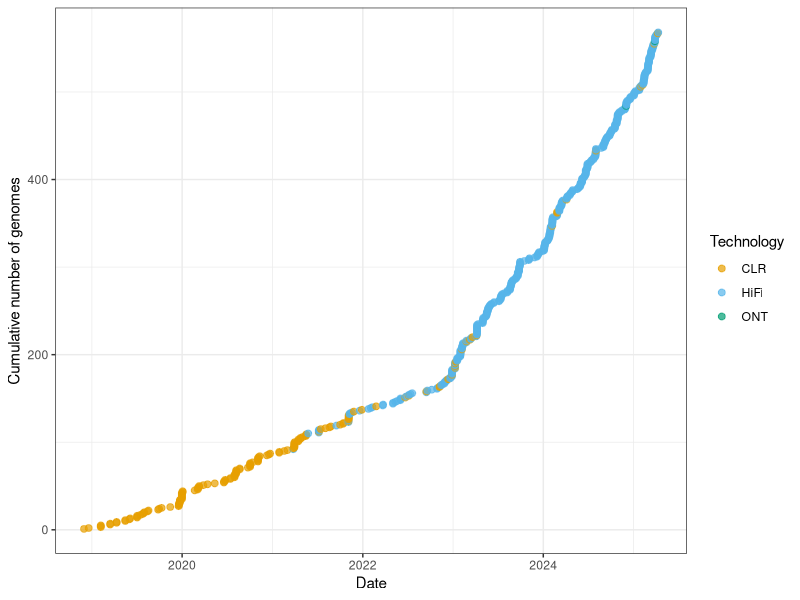
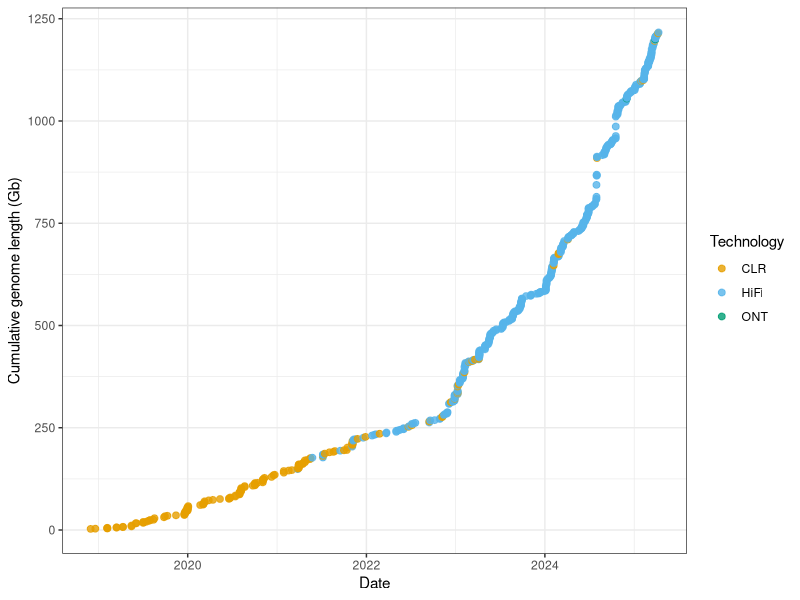
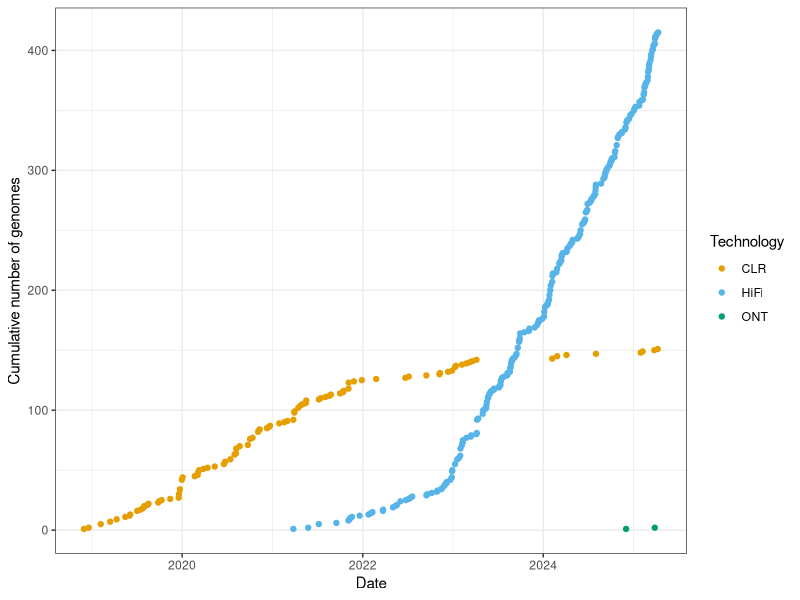
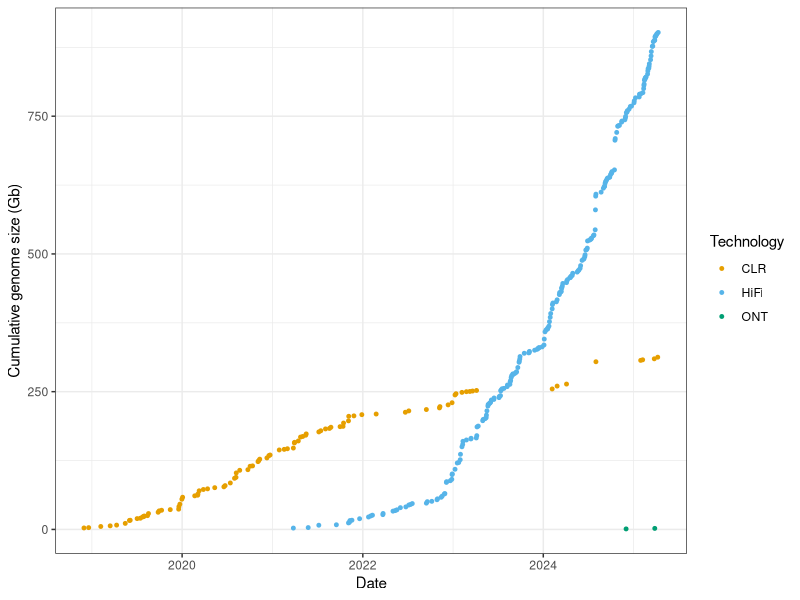
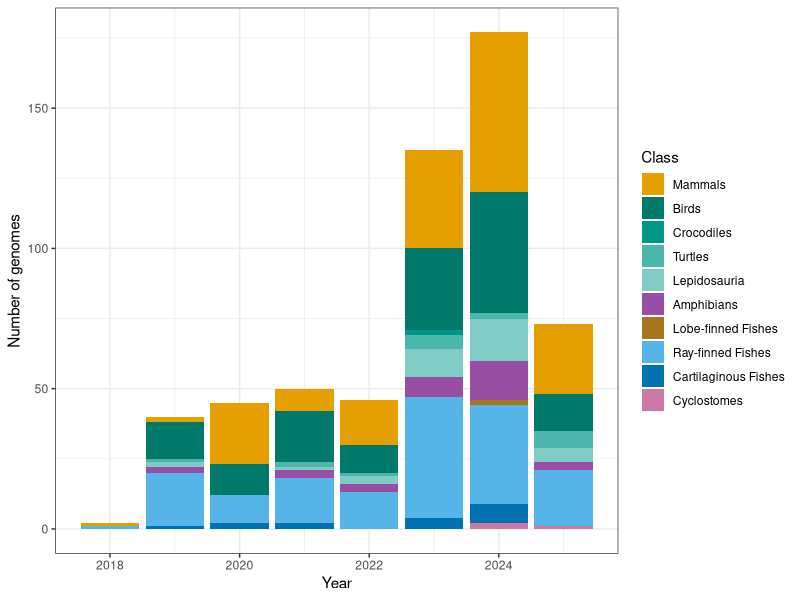

Write the R code that produced these figures, in order.

library('ggplot2')
library(dplyr)
library(scales)
library(tidyr)
library(lubridate)
library('svglite')
asmStats_df<-read.table(file = 'vgp_asmMetaData.tsv',header = T,sep = '\t')

#Plot assemblies produced per year coloured by long-read sequencing technology
p<-asmStats_df %>%
  mutate(date = as.Date(date)) %>%
  arrange(date) %>%
  mutate(cum_n = row_number()) %>%
  ggplot(aes(x = date, y = cum_n)) +
  geom_point(aes(color = technology), alpha = 0.7, size = 2) + # points by tech
  scale_color_manual(
    values = c(
      "CLR"  = "#E69F00",  # orange
      "HiFi" = "#56B4E9",  # sky blue
      "ONT"  = "#009E73"   # green
    )
  ) +
  theme_bw() +
  labs(
    x = "Date",
    y = "Cumulative number of genomes",
    color = "Technology"
  )
ggsave(filename = 'Ext2a_cumulative_genomes.svg',plot = p,dpi = 1200)

#Plot assemblies produced per year coloured by long-read sequencing technology, with the y-axis showing cumulative assembly length
p<-asmStats_df %>%

  mutate(date = as.Date(date)) %>%
  arrange(date) %>%
  mutate(assembly_size = assembly_size/1e9, cum_size = cumsum(assembly_size)) %>%
  ggplot(aes(x = date, y = cum_size)) +
  geom_point(aes(color = technology), alpha = 0.8, size = 2) + # points by tech
  scale_color_manual(
    values = c(
      "CLR"  = "#E69F00",  # orange
      "HiFi" = "#56B4E9",  # sky blue
      "ONT"  = "#009E73"   # green
    )
  ) +
  theme_bw() +
  labs(
    x = "Date",
    y = "Cumulative genome length (Gb)",
    color = "Technology"
  )
ggsave(filename = 'Ext2b_cumulative_genomeSpan.svg',plot = p,dpi = 1200)
#Plot assemblies produced per year coloured by long-read sequencing technology - this time split by sequencing technology
p<-asmStats_df %>%
  mutate(date = as.Date(date)) %>%  # ensure it's a Date
  group_by(technology, date) %>%
  summarise(n = n(), .groups = "drop") %>%
  arrange(technology, date) %>%
  group_by(technology) %>%
  mutate(cum_n = cumsum(n)) %>%
  ggplot(aes(x = date, y = cum_n, color = technology)) +
  geom_point() +
  theme_bw() +
  scale_color_manual(
    values = c(
      "CLR"  = "#E69F00",  # orange
      "HiFi" = "#56B4E9",  # sky blue
      "ONT"  = "#009E73"   # green
    )
  ) +
  labs(
    x = "Date",
    y = "Cumulative number of genomes",
    color = "Technology"
  )
ggsave(filename = 'Ext2c_cumulative_genomesSplitTech.svg',plot = p,dpi = 1200)
#Plot assemblies produced per year coloured by long-read sequencing technology, with the y-axis showing cumulative assembly length, again split by sequencing technology
p<-asmStats_df %>%

  mutate(date = as.Date(date)) %>%  # ensure it's a Date
  group_by(technology, date) %>%
  summarise(assembly_size = sum(assembly_size) / 1e9, .groups = "drop") %>%  # total size per day, in Gb
  arrange(technology, date) %>%
  group_by(technology) %>%
  mutate(cum_size_gb = cumsum(assembly_size)) %>%
  ggplot(aes(x = date, y = cum_size_gb, color = technology)) +
  geom_point(size = 1) +
  theme_bw() +
  scale_color_manual(
    values = c(
      "CLR"  = "#E69F00",  # orange
      "HiFi" = "#56B4E9",  # sky blue
      "ONT"  = "#009E73"   # green
    )
  ) +
  labs(
    x = "Date",
    y = "Cumulative genome size (Gb)",
    color = "Technology"
  )
ggsave(filename = 'Ext2d_cumulative_genomeSpanSplitTech.svg',plot = p,dpi = 1200)

#Show number of genomes publisehd per year split by class - define the plot groups for e.g. turtles and lunfish
asmStats_df$class[asmStats_df$species=="Protopterus annectens"]<-'Lungfish'
asmStats_df$class[asmStats_df$species=="Latimeria chalumnae"]<-'Coelacanth'
asmStats_df$class[asmStats_df$group=='turtles']<-'Turtles'
asmStats_df$class[asmStats_df$group=='vertebrates']<-'Crocodiles'
custom_order <- c(
  "Myxini",
  "Hyperoartia",
  "Chondrichthyes",
  "Actinopteri",
  "Cladistia",
  "Coelacanth",
  "Lungfish",
  "Amphibia",
  "Mammalia",
  "Lepidosauria",
  "Turtles",
  "Crocodiles",
  "Aves"
)
asmStats_df$class <- factor(asmStats_df$class, levels = custom_order)
asmStats_df$plot_class<-as.character(asmStats_df$class)
asmStats_df$plot_class[asmStats_df$class=='Lepidosauria']='Lepidosauria'
asmStats_df$plot_class[asmStats_df$class=='Turtles']='Turtles'
asmStats_df$plot_class[asmStats_df$class=='Crocodiles']='Crocodiles'
asmStats_df$plot_class[asmStats_df$class=='Actinopteri']='Ray-finned Fishes'
asmStats_df$plot_class[asmStats_df$class=='Cladistia']='Ray-finned Fishes'
asmStats_df$plot_class[asmStats_df$class=='Coelacanth']='Lobe-finned Fishes'
asmStats_df$plot_class[asmStats_df$class=='Hyperoartia']='Cyclostomes'
asmStats_df$plot_class[asmStats_df$class=='Myxini']='Cyclostomes'
asmStats_df$plot_class[asmStats_df$class=='Lungfish']='Lobe-finned Fishes'
asmStats_df$plot_class[asmStats_df$class=='Amphibia']='Amphibians'
asmStats_df$plot_class[asmStats_df$class=='Aves']='Birds'
asmStats_df$plot_class[asmStats_df$class=='Chondrichthyes']='Cartilaginous Fishes'
asmStats_df$plot_class[asmStats_df$class=='Mammalia']='Mammals'
asmStats_df$plot_class<-factor(asmStats_df$plot_class,levels=c("Mammals","Birds","Crocodiles","Turtles","Lepidosauria",
                                                           "Amphibians","Lobe-finned Fishes","Ray-finned Fishes",
                                                           "Cartilaginous Fishes","Cyclostomes"))
plot_colors <- c(
  "Mammals"       = "#E69F00", 
  "Birds"           = "#00796B",
  "Crocodiles"      = "#009688",
  "Turtles"      = "#4DB6AC", 
  "Lepidosauria"       = "#80CBC4",
  "Amphibians"       = "#984EA3",
  "Lobe-finned Fishes"     = "#A6761D",
  "Ray-finned Fishes" = "#56B4E9",
  "Cartilaginous Fishes"  = "#0072B2",
  "Cyclostomes"     = "#CC79A7"
)
p<-asmStats_df %>%
  mutate(
    date = as.Date(date),
    year = year(date)      # extract year
  ) %>%
  group_by(year, plot_class) %>%
  summarise(n = n(), .groups = "drop") %>%
  ggplot(aes(x = year, y = n, fill = plot_class)) +
  geom_col() +
  scale_fill_manual(values = plot_colors) +
  theme_bw() +
  labs(
    x = "Year",
    y = "Number of genomes",
    fill = "Class"
  )
ggsave(filename = 'Ext2e_asms_perYearByClass.svg',plot = p,dpi = 1200)
